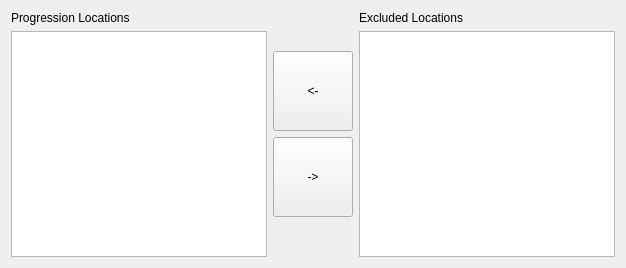
          <widget class="QWidget" name="excluded_locations_tab">
           <attribute name="title">
            <string>Excluded Locations</string>
           </attribute>
           <layout class="QVBoxLayout" name="verticalLayout_11">
            <item>
             <layout class="QHBoxLayout" name="horizontalLayout_32" stretch="10,1,10">
              <item>
               <layout class="QVBoxLayout" name="progression_locations_layout">
                <item>
                 <widget class="QLabel" name="progression_locations_label">
                  <property name="text">
                   <string>Progression Locations</string>
                  </property>
                 </widget>
                </item>
                <item>
                 <widget class="QListView" name="progression_locations">
                  <property name="editTriggers">
                   <set>QAbstractItemView::EditTrigger::NoEditTriggers</set>
                  </property>
                 </widget>
                </item>
               </layout>
              </item>
              <item>
               <layout class="QVBoxLayout" name="excluded_locations_middle_layout">
                <item>
                 <spacer name="verticalSpacer_6">
                  <property name="orientation">
                   <enum>Qt::Orientation::Vertical</enum>
                  </property>
                  <property name="sizeHint" stdset="0">
                   <size>
                    <width>20</width>
                    <height>40</height>
                   </size>
                  </property>
                 </spacer>
                </item>
                <item>
                 <widget class="QPushButton" name="remove_locations">
                  <property name="minimumSize">
                   <size>
                    <width>0</width>
                    <height>80</height>
                   </size>
                  </property>
                  <property name="maximumSize">
                   <size>
                    <width>80</width>
                    <height>16777215</height>
                   </size>
                  </property>
                  <property name="text">
                   <string>&lt;-</string>
                  </property>
                 </widget>
                </item>
                <item>
                 <widget class="QPushButton" name="add_locations">
                  <property name="minimumSize">
                   <size>
                    <width>0</width>
                    <height>80</height>
                   </size>
                  </property>
                  <property name="maximumSize">
                   <size>
                    <width>80</width>
                    <height>16777215</height>
                   </size>
                  </property>
                  <property name="text">
                   <string>-&gt;</string>
                  </property>
                 </widget>
                </item>
                <item>
                 <spacer name="verticalSpacer_7">
                  <property name="orientation">
                   <enum>Qt::Orientation::Vertical</enum>
                  </property>
                  <property name="sizeHint" stdset="0">
                   <size>
                    <width>20</width>
                    <height>40</height>
                   </size>
                  </property>
                 </spacer>
                </item>
               </layout>
              </item>
              <item>
               <layout class="QVBoxLayout" name="excluded_locations_layout">
                <item>
                 <widget class="QLabel" name="excluded_locations_label">
                  <property name="text">
                   <string>Excluded Locations</string>
                  </property>
                 </widget>
                </item>
                <item>
                 <widget class="QListView" name="excluded_locations">
                  <property name="editTriggers">
                   <set>QAbstractItemView::EditTrigger::NoEditTriggers</set>
                  </property>
                 </widget>
                </item>
               </layout>
              </item>
             </layout>
            </item>
           </layout>
          </widget>
